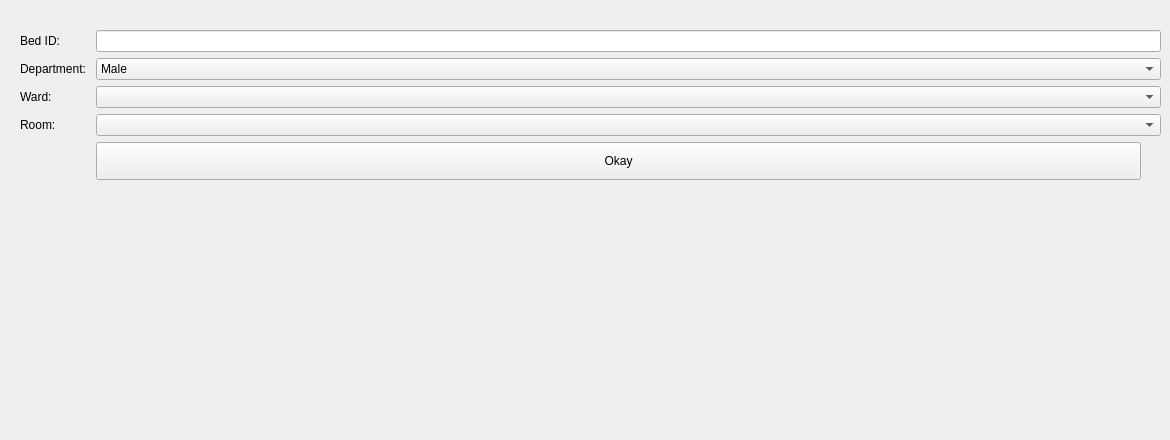
            <widget class="QWidget" name="bed_form">
             <widget class="QWidget" name="layoutWidget_8">
              <property name="geometry">
               <rect>
                <x>20</x>
                <y>30</y>
                <width>1141</width>
                <height>401</height>
               </rect>
              </property>
              <layout class="QFormLayout" name="formLayout_10">
               <item row="0" column="0">
                <widget class="QLabel" name="label_69">
                 <property name="text">
                  <string>Bed ID: </string>
                 </property>
                </widget>
               </item>
               <item row="0" column="1">
                <widget class="QLineEdit" name="pname_9"/>
               </item>
               <item row="1" column="0">
                <widget class="QLabel" name="label_72">
                 <property name="text">
                  <string>Department: </string>
                 </property>
                </widget>
               </item>
               <item row="1" column="1">
                <widget class="QComboBox" name="comboBox_gender_11">
                 <item>
                  <property name="text">
                   <string>Male</string>
                  </property>
                 </item>
                 <item>
                  <property name="text">
                   <string>Female</string>
                  </property>
                 </item>
                 <item>
                  <property name="text">
                   <string>Transgender</string>
                  </property>
                 </item>
                </widget>
               </item>
               <item row="2" column="0">
                <widget class="QLabel" name="wardLabel_2">
                 <property name="text">
                  <string>Ward: </string>
                 </property>
                </widget>
               </item>
               <item row="2" column="1">
                <widget class="QComboBox" name="wardComboBox_3"/>
               </item>
               <item row="3" column="0">
                <widget class="QLabel" name="label_73">
                 <property name="text">
                  <string>Room: </string>
                 </property>
                </widget>
               </item>
               <item row="3" column="1">
                <widget class="QComboBox" name="wardComboBox_4"/>
               </item>
               <item row="4" column="1">
                <widget class="QPushButton" name="pushButton_7">
                 <property name="minimumSize">
                  <size>
                   <width>114</width>
                   <height>38</height>
                  </size>
                 </property>
                 <property name="maximumSize">
                  <size>
                   <width>1045</width>
                   <height>16777215</height>
                  </size>
                 </property>
                 <property name="text">
                  <string>Okay</string>
                 </property>
                </widget>
               </item>
              </layout>
             </widget>
            </widget>
